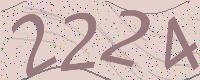
#> input picture download_img/2224.jpg, 200 x 80 px; its folder holds only this picture in this run
$ python image_handle.py
#> lines starting #> are read from the running program, lines starting #| are printed output that depends on the picture; after the words box and inside, x2 and y2 are one past the last pixel; in counts of white or black regions, pixels touching at a corner belong together
### image_binarization_handle.py
"""

    图像二值化处理

"""

import cv2
from PIL import Image
from collections import defaultdict

'''
  自适应阀值二值化
'''
def _get_dynamic_binary_image(image_path):

#> called with image_path = './download_img/2224.jpg'
  im = cv2.imread(image_path)
#> im is the input picture: shape (80, 200, 3); mean B, G, R 184.5, 187.3, 209.4
  im = cv2.cvtColor(im,cv2.COLOR_BGR2GRAY)
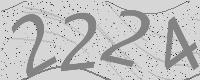
#> im: shape (80, 200); min 15, max 251, mean 193.6
  th1 = cv2.adaptiveThreshold(im, 255, cv2.ADAPTIVE_THRESH_GAUSSIAN_C, cv2.THRESH_BINARY, 21, 1)
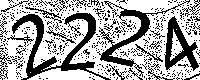
#> th1: shape (80, 200); 65.2% white; 496 black regions (473 under 20 px), largest, box (x1, y1, x2, y2) and area: (12, 13, 111, 80) 1596, (97, 0, 190, 77) 985, (164, 16, 199, 71) 781
  return th1


'''
  手动二值化 , threshold：像素阀值
  '''
# [31 lines left out: functions _get_static_binary_image, get_threshold, not called in this run]

def binarizst_handle(image_path):
    # 1- 获取图片中的出现次数最多的像素，即为该图片的背景
    # 2-将图片进行二值化处理
    return _get_dynamic_binary_image(image_path)

"""
使用手动二值化eg:
    image = Image.open(img_path) # 打开图片文件
    imgry = image.convert('L')  # 转化为灰度图
    # 获取图片中的出现次数最多的像素，即为该图片的背景
    max_pixel = get_threshold(imgry)
    _get_static_binary_image(img_path,max_pixel)
"""

### image_clearBorder.py
"""

    去除图像边框

"""

'''
    去除边框
'''
def clear_border(img):
    h, w = img.shape[:2]
#> h = 80; w = 200
    for y in range(0, w):
        for x in range(0, h):
            # if y ==0 or y == w -1 or y == w - 2:
            if y < 4 or y > w - 4:
                img[x, y] = 255
            # if x == 0 or x == h - 1 or x == h - 2:
            if x < 4 or x > h - 4:
                img[x, y] = 255
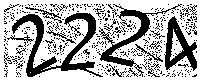
#> img: shape (80, 200); 68.2% white; 449 black regions (429 under 20 px), largest, box (x1, y1, x2, y2) and area: (12, 13, 103, 77) 1563, (97, 4, 182, 77) 947, (164, 16, 197, 71) 773

    return img

### image_denoising_handle.py
"""
    图片降噪处理

"""

import sys, os
from PIL import Image, ImageDraw
import cv2

"""
    对图片进行干扰线降噪
"""
def interference_line(img):
    h, w = img.shape[:2]
#> h = 80; w = 200
    # ！！！opencv矩阵点是反的
    # img[1,2] 1:图片的高度，2：图片的宽度
    for y in range(1, w - 1):
        for x in range(1, h - 1):
            count = 0
            if img[x, y - 1] > 245:
                count = count + 1
            if img[x, y + 1] > 245:
                count = count + 1
            if img[x - 1, y] > 245:
                count = count + 1
            if img[x + 1, y] > 245:
                count = count + 1
            if count > 2:
                img[x, y] = 255
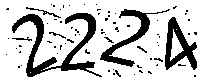
#> img: shape (80, 200); 78.3% white; 73 black regions (65 under 20 px), largest, box (x1, y1, x2, y2) and area: (12, 13, 102, 77) 1511, (100, 9, 170, 67) 756, (165, 17, 197, 70) 754
    return img


"""
    对图片进行点降噪
"""
def interference_point(image_path,img_name):
#> called with image_path = './handle_img_line/2224.jpg', img_name = '2224.jpg'
     img = Image.open(image_path)
#> img: PIL image 200x80 L
    # # 将图片转换成灰度图片
     img = img.convert("L")
    # # 去噪,G = 50,N = 4,Z = 4
     clearNoise(img, 50, 4, 4)
     handle_out_path = "./handle_img_point"+"/"+img_name
     #保存处理好的图片
     img.save(handle_out_path)
     print(" handle done file :" + img_name)


"""
 二值判断,如果确认是噪声,用改点的上面一个点的灰度进行替换
 该函数也可以改成RGB判断的,具体看需求如何
"""
def getPixel(image, x, y, G, N):
    L = image.getpixel((x, y))
    if L > G:
        L = True
    else:
        L = False

    nearDots = 0
    if L == (image.getpixel((x - 1, y - 1)) > G):
        nearDots += 1
    if L == (image.getpixel((x - 1, y)) > G):
        nearDots += 1
    if L == (image.getpixel((x - 1, y + 1)) > G):
        nearDots += 1
    if L == (image.getpixel((x, y - 1)) > G):
        nearDots += 1
    if L == (image.getpixel((x, y + 1)) > G):
        nearDots += 1
    if L == (image.getpixel((x + 1, y - 1)) > G):
        nearDots += 1
    if L == (image.getpixel((x + 1, y)) > G):
        nearDots += 1
    if L == (image.getpixel((x + 1, y + 1)) > G):
        nearDots += 1

    if nearDots < N:
        return image.getpixel((x, y - 1))
    else:
        return None

    # 降噪
    # 根据一个点A的RGB值，与周围的8个点的RBG值比较，设定一个值N（0 <N <8），当A的RGB值与周围8个点的RGB相等数小于N时，此点为噪点
    # G: Integer 图像二值化阀值
    # N: Integer 降噪率 0 <N <8
    # Z: Integer 降噪次数
    # 输出
    #  0：降噪成功
    #  1：降噪失败


"""
    # 降噪
    # 根据一个点A的RGB值，与周围的8个点的RBG值比较，设定一个值N（0 <N <8），当A的RGB值与周围8个点的RGB相等数小于N时，此点为噪点
    # G: Integer 图像二值化阀值
    # N: Integer 降噪率 0 <N <8
    # Z: Integer 降噪次数
    # 输出
    #  0：降噪成功
    #  1：降噪失败
"""
def clearNoise(image, G, N, Z):
#> called with G = 50, N = 4, Z = 4
    draw = ImageDraw.Draw(image)
    for i in range(0, Z):
        for x in range(1, image.size[0] - 1):
            for y in range(1, image.size[1] - 1):
                color = getPixel(image, x, y, G, N)
                if color != None:
                    draw.point((x, y), color)
#> this loop made 4 passes
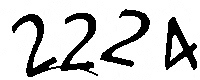
#> image: PIL image 200x80 L; min 0, max 255, mean 206.8


def handle(img,img_name):
    # 5.1-对图片进行干扰线降噪
    im =interference_line(img)
    filename = './handle_img_line/' + img_name.split('.')[0] + '.jpg'
    cv2.imwrite(filename, im)
    # 5.2- 对图片进行点降噪
    interference_point(filename,img_name)

### image_handle.py
"""
对download 下载的图片进行处理
handle way :
    1 - 图像二值化(Image Binarization)：就是将图像上的像素点的灰度值设置为0或255，
        也就是将整个图像呈现出明显的黑白效果的过程　－－　去除图片色彩,使其呈现为黑白色。
    2 - 降噪(Image Denoising)：图片中随机分布的像素点或者干扰线

"""
import os
import image_binarization_handle
import image_clearBorder
import image_denoising_handle
import cv2
from PIL import Image, ImageDraw
from PIL import Image


def image_handle(directory):
    print("base image file path:" + "directory")
    # 1- 循环该目录下的所有文件
    for file in os.listdir(directory):
        # 2- 判断文件后缀是否为指定格式
        if file.endswith(".jpg") or file.endswith(".png"):
            image_name = file
            image_path = directory + "/" + image_name
            # 3-  自适应阈值二值化
            im = image_binarization_handle.binarizst_handle(image_path)
            # 4- 去除边框
            im = image_clearBorder.clear_border(im)
            #
            image_denoising_handle.handle(im,image_name)


if __name__ == "__main__":
    image_dir = './download_img'
    image_handle(image_dir)

$ run again, on download_img/2357.jpg
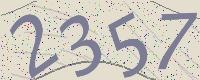
#> input picture download_img/2357.jpg, 200 x 80 px
#> in _get_dynamic_binary_image, im is the input picture: shape (80, 200, 3); mean B, G, R 192.3, 199.8, 204.2
#> im: shape (80, 200)
#> th1: shape (80, 200); 66.5% white; 481 black regions (457 under 20 px), largest, box (x1, y1, x2, y2) and area: (10, 11, 157, 80) 2474, (149, 0, 200, 71) 616, (0, 0, 70, 19) 168
#> after the loop in interference_line, `for y in range(1, w - 1):`:
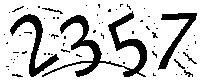
#> img: shape (80, 200); 79.4% white; 69 black regions (61 under 20 px), largest, box (x1, y1, x2, y2) and area: (42, 11, 147, 77) 1608, (10, 14, 59, 77) 714, (158, 13, 197, 70) 560
#> the loop in clearNoise, `for i in range(0, Z):` made 4 passes
#> after the loop in clearNoise, `for i in range(0, Z):`:
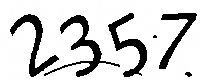
#> image: PIL image 200x80 L; min 0, max 255, mean 208.8

$ run again, on download_img/2382.jpg
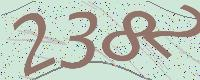
#> input picture download_img/2382.jpg, 200 x 80 px
#> in _get_dynamic_binary_image, im is the input picture: shape (80, 200, 3); mean B, G, R 190.2, 202.3, 191.2
#> im: shape (80, 200)
#> th1: shape (80, 200); 65.5% white; 468 black regions (444 under 20 px), largest, box (x1, y1, x2, y2) and area: (102, 0, 200, 71) 1729, (32, 11, 152, 80) 923, (12, 13, 55, 78) 729
#> after the loop in interference_line, `for y in range(1, w - 1):`:
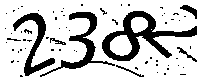
#> img: shape (80, 200); 78.3% white; 67 black regions (58 under 20 px), largest, box (x1, y1, x2, y2) and area: (102, 11, 197, 61) 1447, (40, 12, 115, 77) 817, (13, 13, 55, 76) 716
#> the loop in clearNoise, `for i in range(0, Z):` made 4 passes
#> after the loop in clearNoise, `for i in range(0, Z):`:
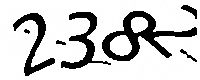
#> image: PIL image 200x80 L; min 0, max 255, mean 204.8

$ run again, on download_img/2455.jpg
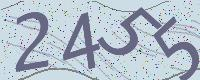
#> input picture download_img/2455.jpg, 200 x 80 px
#> in _get_dynamic_binary_image, im is the input picture: shape (80, 200, 3); mean B, G, R 204.4, 192.2, 180.2
#> im: shape (80, 200)
#> th1: shape (80, 200); 65.3% white; 498 black regions (480 under 20 px), largest, box (x1, y1, x2, y2) and area: (3, 0, 200, 80) 3748, (103, 59, 131, 80) 79, (46, 0, 61, 10) 50
#> after the loop in interference_line, `for y in range(1, w - 1):`:
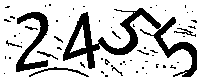
#> img: shape (80, 200); 78% white; 61 black regions (52 under 20 px), largest, box (x1, y1, x2, y2) and area: (63, 8, 197, 77) 2220, (16, 12, 49, 72) 714, (29, 67, 89, 77) 126
#> the loop in clearNoise, `for i in range(0, Z):` made 4 passes
#> after the loop in clearNoise, `for i in range(0, Z):`:
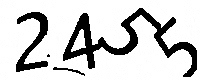
#> image: PIL image 200x80 L; min 0, max 255, mean 207.7
